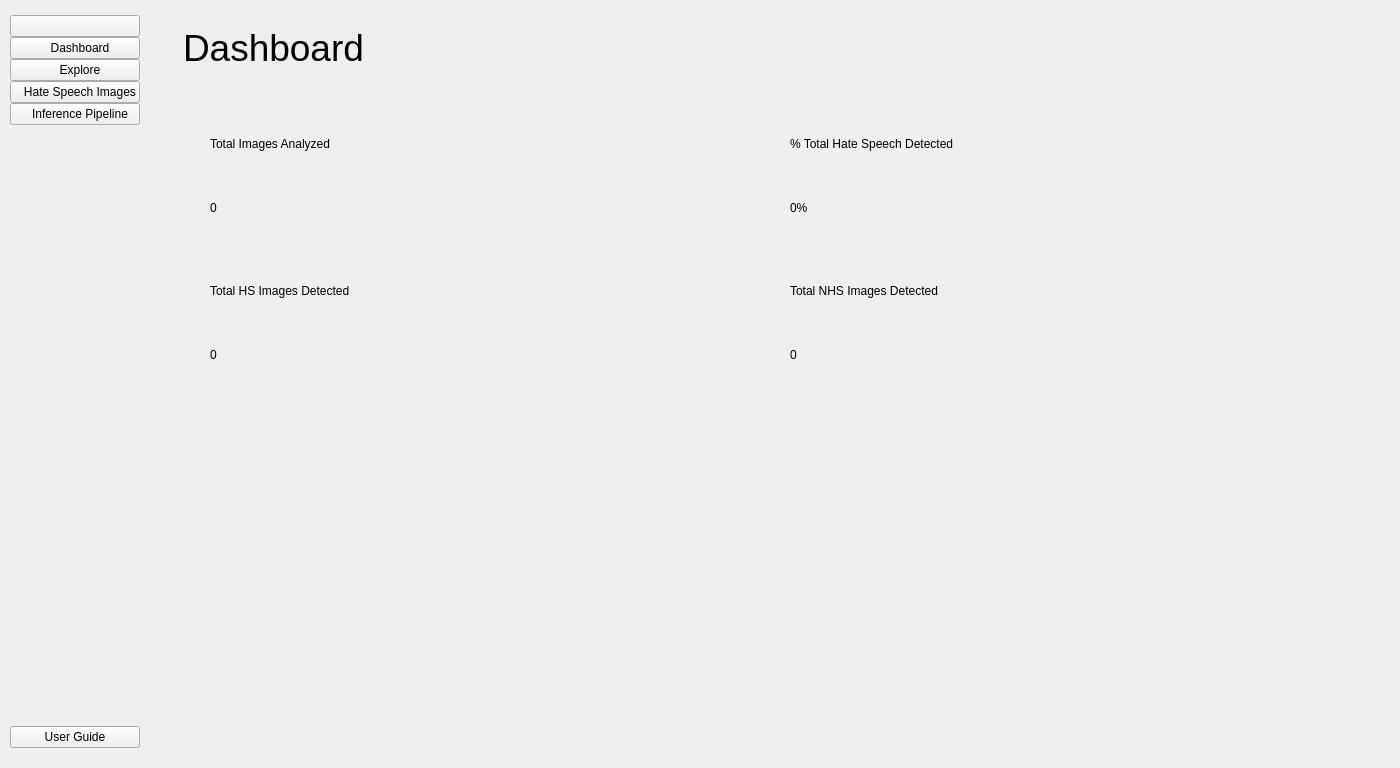
<?xml version="1.0" encoding="UTF-8"?>
<ui version="4.0">
 <class>MainWindow</class>
 <widget class="QMainWindow" name="MainWindow">
  <property name="geometry">
   <rect>
    <x>0</x>
    <y>0</y>
    <width>1400</width>
    <height>768</height>
   </rect>
  </property>
  <property name="windowTitle">
   <string>MainWindow</string>
  </property>
  <widget class="QWidget" name="centralwidget">
   <property name="autoFillBackground">
    <bool>false</bool>
   </property>
   <property name="styleSheet">
    <string notr="true"/>
   </property>
   <layout class="QGridLayout" name="gridLayout_4">
    <property name="leftMargin">
     <number>0</number>
    </property>
    <property name="topMargin">
     <number>0</number>
    </property>
    <property name="rightMargin">
     <number>0</number>
    </property>
    <property name="bottomMargin">
     <number>0</number>
    </property>
    <item row="0" column="1">
     <widget class="QFrame" name="frame_2">
      <property name="frameShape">
       <enum>QFrame::Shape::NoFrame</enum>
      </property>
      <layout class="QVBoxLayout" name="verticalLayout_2">
       <item>
        <widget class="QStackedWidget" name="pagesStackedWidget">
         <property name="styleSheet">
          <string notr="true">c</string>
         </property>
         <property name="currentIndex">
          <number>1</number>
         </property>
         <widget class="QWidget" name="page_Welcome">
          <property name="layoutDirection">
           <enum>Qt::LayoutDirection::LeftToRight</enum>
          </property>
          <layout class="QVBoxLayout" name="verticalLayout_Page_Welcome" stretch="0,0,0,0,0,0,0">
           <item>
            <spacer name="verticalSpacer_4">
             <property name="orientation">
              <enum>Qt::Orientation::Vertical</enum>
             </property>
             <property name="sizeType">
              <enum>QSizePolicy::Policy::Fixed</enum>
             </property>
             <property name="sizeHint" stdset="0">
              <size>
               <width>20</width>
               <height>70</height>
              </size>
             </property>
            </spacer>
           </item>
           <item>
            <widget class="QLabel" name="img_as_lbl_NeuralJAM_logo">
             <property name="text">
              <string/>
             </property>
             <property name="pixmap">
              <pixmap>../4_25_Updated_Program/assets/NeuralJAM_Logo_2.png</pixmap>
             </property>
            </widget>
           </item>
           <item>
            <widget class="QLabel" name="lbl_NeuralJam">
             <property name="text">
              <string>NeuralJAM</string>
             </property>
            </widget>
           </item>
           <item>
            <widget class="QLabel" name="lbl_Tagline">
             <property name="text">
              <string>Jammin' the toxicity out!</string>
             </property>
            </widget>
           </item>
           <item>
            <spacer name="verticalSpacer_5">
             <property name="orientation">
              <enum>Qt::Orientation::Vertical</enum>
             </property>
             <property name="sizeType">
              <enum>QSizePolicy::Policy::Fixed</enum>
             </property>
             <property name="sizeHint" stdset="0">
              <size>
               <width>20</width>
               <height>30</height>
              </size>
             </property>
            </spacer>
           </item>
           <item>
            <widget class="QPushButton" name="bttn_GetStarted">
             <property name="sizePolicy">
              <sizepolicy hsizetype="Fixed" vsizetype="Fixed">
               <horstretch>0</horstretch>
               <verstretch>0</verstretch>
              </sizepolicy>
             </property>
             <property name="layoutDirection">
              <enum>Qt::LayoutDirection::LeftToRight</enum>
             </property>
             <property name="text">
              <string>Get Started</string>
             </property>
             <property name="flat">
              <bool>false</bool>
             </property>
            </widget>
           </item>
           <item>
            <spacer name="verticalSpacer_3">
             <property name="orientation">
              <enum>Qt::Orientation::Vertical</enum>
             </property>
             <property name="sizeType">
              <enum>QSizePolicy::Policy::Fixed</enum>
             </property>
             <property name="sizeHint" stdset="0">
              <size>
               <width>20</width>
               <height>100</height>
              </size>
             </property>
            </spacer>
           </item>
          </layout>
         </widget>
         <widget class="QWidget" name="page_Dashboard">
          <layout class="QVBoxLayout" name="verticalLayout_3" stretch="0,90">
           <property name="spacing">
            <number>0</number>
           </property>
           <property name="leftMargin">
            <number>9</number>
           </property>
           <property name="topMargin">
            <number>9</number>
           </property>
           <property name="rightMargin">
            <number>9</number>
           </property>
           <property name="bottomMargin">
            <number>9</number>
           </property>
           <item>
            <widget class="QFrame" name="dshbrd_upper">
             <property name="styleSheet">
              <string notr="true"/>
             </property>
             <property name="frameShape">
              <enum>QFrame::Shape::NoFrame</enum>
             </property>
             <layout class="QHBoxLayout" name="horizontalLayout_2" stretch="90">
              <property name="leftMargin">
               <number>9</number>
              </property>
              <item>
               <widget class="QLabel" name="lbl_Dashboard">
                <property name="font">
                 <font>
                  <pointsize>28</pointsize>
                 </font>
                </property>
                <property name="text">
                 <string>Dashboard</string>
                </property>
               </widget>
              </item>
             </layout>
            </widget>
           </item>
           <item>
            <widget class="QFrame" name="dshbrd_lower">
             <property name="frameShape">
              <enum>QFrame::Shape::NoFrame</enum>
             </property>
             <layout class="QVBoxLayout" name="verticalLayout_4">
              <item>
               <widget class="QFrame" name="frm_Container">
                <property name="frameShape">
                 <enum>QFrame::Shape::NoFrame</enum>
                </property>
                <layout class="QHBoxLayout" name="horizontalLayout_5">
                 <item>
                  <widget class="QFrame" name="frm_KPI">
                   <property name="frameShape">
                    <enum>QFrame::Shape::NoFrame</enum>
                   </property>
                   <layout class="QGridLayout" name="gridLayout_3">
                    <item row="0" column="1">
                     <widget class="QFrame" name="frm_TotalHSPercentage">
                      <property name="frameShape">
                       <enum>QFrame::Shape::NoFrame</enum>
                      </property>
                      <layout class="QVBoxLayout" name="verticalLayout_12">
                       <item>
                        <widget class="QLabel" name="lbl_TotalHSPercentage">
                         <property name="text">
                          <string>% Total Hate Speech Detected</string>
                         </property>
                        </widget>
                       </item>
                       <item>
                        <widget class="QLabel" name="lbl_num_TotalHSPercentage">
                         <property name="text">
                          <string>0%</string>
                         </property>
                        </widget>
                       </item>
                      </layout>
                     </widget>
                    </item>
                    <item row="1" column="1">
                     <widget class="QFrame" name="frm_TotalNHSImages">
                      <property name="frameShape">
                       <enum>QFrame::Shape::NoFrame</enum>
                      </property>
                      <layout class="QVBoxLayout" name="verticalLayout_14">
                       <item>
                        <widget class="QLabel" name="lbl_TotalNHHSImages">
                         <property name="text">
                          <string>Total NHS Images Detected</string>
                         </property>
                        </widget>
                       </item>
                       <item>
                        <widget class="QLabel" name="lbl_num_TotalNHSImages">
                         <property name="text">
                          <string>0</string>
                         </property>
                        </widget>
                       </item>
                      </layout>
                     </widget>
                    </item>
                    <item row="1" column="0">
                     <widget class="QFrame" name="frm_TotalHSImages">
                      <property name="frameShape">
                       <enum>QFrame::Shape::NoFrame</enum>
                      </property>
                      <layout class="QVBoxLayout" name="verticalLayout_13">
                       <item>
                        <widget class="QLabel" name="lbl_TotalHSImages">
                         <property name="text">
                          <string>Total HS Images Detected</string>
                         </property>
                        </widget>
                       </item>
                       <item>
                        <widget class="QLabel" name="lbl_num_TotalHSImages">
                         <property name="text">
                          <string>0</string>
                         </property>
                        </widget>
                       </item>
                      </layout>
                     </widget>
                    </item>
                    <item row="0" column="0">
                     <widget class="QFrame" name="frm_TotalImages">
                      <property name="frameShape">
                       <enum>QFrame::Shape::NoFrame</enum>
                      </property>
                      <layout class="QVBoxLayout" name="verticalLayout_11" stretch="0,0">
                       <item>
                        <widget class="QLabel" name="lbl_TotalImages">
                         <property name="text">
                          <string>Total Images Analyzed</string>
                         </property>
                        </widget>
                       </item>
                       <item>
                        <widget class="QLabel" name="lbl_num_TotalImages">
                         <property name="text">
                          <string>0</string>
                         </property>
                        </widget>
                       </item>
                      </layout>
                     </widget>
                    </item>
                   </layout>
                  </widget>
                 </item>
                </layout>
               </widget>
              </item>
              <item>
               <widget class="QFrame" name="frm_lower">
                <property name="frameShape">
                 <enum>QFrame::Shape::NoFrame</enum>
                </property>
                <layout class="QHBoxLayout" name="horizontalLayout_7">
                 <item>
                  <widget class="QFrame" name="frm_folders">
                   <property name="frameShape">
                    <enum>QFrame::Shape::NoFrame</enum>
                   </property>
                   <layout class="QVBoxLayout" name="verticalLayout_9"/>
                  </widget>
                 </item>
                 <item>
                  <widget class="QFrame" name="frm_chart">
                   <property name="frameShape">
                    <enum>QFrame::Shape::NoFrame</enum>
                   </property>
                   <property name="frameShadow">
                    <enum>QFrame::Shadow::Raised</enum>
                   </property>
                   <layout class="QHBoxLayout" name="horizontalLayout"/>
                  </widget>
                 </item>
                </layout>
               </widget>
              </item>
             </layout>
            </widget>
           </item>
          </layout>
         </widget>
         <widget class="QWidget" name="page_Explore">
          <layout class="QVBoxLayout" name="verticalLayout_5" stretch="0,0">
           <property name="spacing">
            <number>6</number>
           </property>
           <property name="leftMargin">
            <number>9</number>
           </property>
           <property name="topMargin">
            <number>9</number>
           </property>
           <property name="rightMargin">
            <number>9</number>
           </property>
           <property name="bottomMargin">
            <number>9</number>
           </property>
           <item>
            <widget class="QFrame" name="explr_upper">
             <property name="styleSheet">
              <string notr="true"/>
             </property>
             <property name="frameShape">
              <enum>QFrame::Shape::NoFrame</enum>
             </property>
             <property name="lineWidth">
              <number>0</number>
             </property>
             <layout class="QHBoxLayout" name="horizontalLayout_3" stretch="80,0,10">
              <property name="leftMargin">
               <number>9</number>
              </property>
              <item>
               <widget class="QLabel" name="lbl_Explore">
                <property name="font">
                 <font>
                  <pointsize>28</pointsize>
                 </font>
                </property>
                <property name="text">
                 <string>Explore</string>
                </property>
               </widget>
              </item>
              <item>
               <widget class="QPushButton" name="bttn_Info">
                <property name="text">
                 <string>Info</string>
                </property>
               </widget>
              </item>
              <item>
               <widget class="QPushButton" name="bttn_Explore">
                <property name="sizePolicy">
                 <sizepolicy hsizetype="Fixed" vsizetype="Fixed">
                  <horstretch>0</horstretch>
                  <verstretch>0</verstretch>
                 </sizepolicy>
                </property>
                <property name="text">
                 <string>Explore</string>
                </property>
               </widget>
              </item>
             </layout>
            </widget>
           </item>
           <item>
            <widget class="QFrame" name="explr_lower">
             <property name="frameShape">
              <enum>QFrame::Shape::NoFrame</enum>
             </property>
             <layout class="QVBoxLayout" name="verticalLayout_7">
              <item>
               <widget class="QLabel" name="lbl_Folders">
                <property name="font">
                 <font>
                  <family>Exo</family>
                  <pointsize>14</pointsize>
                 </font>
                </property>
                <property name="text">
                 <string>Folders</string>
                </property>
               </widget>
              </item>
              <item>
               <widget class="QScrollArea" name="scrollArea_explr_Folders">
                <property name="widgetResizable">
                 <bool>true</bool>
                </property>
                <widget class="QWidget" name="scrollArea_explr_Folders_Content">
                 <property name="geometry">
                  <rect>
                   <x>0</x>
                   <y>0</y>
                   <width>1134</width>
                   <height>264</height>
                  </rect>
                 </property>
                 <layout class="QGridLayout" name="gridLayout_5">
                  <item row="0" column="0">
                   <widget class="QPushButton" name="bttn_ScannedFolder_Example_1">
                    <property name="text">
                     <string>Folder1</string>
                    </property>
                   </widget>
                  </item>
                  <item row="0" column="2">
                   <widget class="QPushButton" name="bttn_ScannedFolder_Example_3">
                    <property name="text">
                     <string>Folder3</string>
                    </property>
                   </widget>
                  </item>
                  <item row="0" column="1">
                   <widget class="QPushButton" name="bttn_ScannedFolder_Example_2">
                    <property name="text">
                     <string>Folder2</string>
                    </property>
                   </widget>
                  </item>
                 </layout>
                </widget>
               </widget>
              </item>
              <item>
               <widget class="QLabel" name="lbl_AllImages">
                <property name="font">
                 <font>
                  <family>Exo</family>
                  <pointsize>14</pointsize>
                 </font>
                </property>
                <property name="text">
                 <string>All Images</string>
                </property>
               </widget>
              </item>
              <item>
               <widget class="QScrollArea" name="scrllArea_explr_AllImages">
                <property name="widgetResizable">
                 <bool>true</bool>
                </property>
                <widget class="QWidget" name="scrllArea_explr_AllImages_Content">
                 <property name="geometry">
                  <rect>
                   <x>0</x>
                   <y>0</y>
                   <width>1134</width>
                   <height>264</height>
                  </rect>
                 </property>
                 <layout class="QGridLayout" name="gridLayout"/>
                </widget>
               </widget>
              </item>
             </layout>
            </widget>
           </item>
          </layout>
         </widget>
         <widget class="QWidget" name="page_HateSpeechImage">
          <layout class="QVBoxLayout" name="verticalLayout_6" stretch="10,90">
           <item>
            <widget class="QFrame" name="hsImage_upper">
             <property name="styleSheet">
              <string notr="true"/>
             </property>
             <property name="frameShape">
              <enum>QFrame::Shape::NoFrame</enum>
             </property>
             <layout class="QHBoxLayout" name="horizontalLayout_4" stretch="80,10">
              <property name="leftMargin">
               <number>9</number>
              </property>
              <item>
               <widget class="QLabel" name="lbl_HateSpeechImages">
                <property name="font">
                 <font>
                  <pointsize>28</pointsize>
                 </font>
                </property>
                <property name="text">
                 <string>Hate Speech Images</string>
                </property>
               </widget>
              </item>
              <item>
               <widget class="QPushButton" name="bttn_GenerateReport">
                <property name="sizePolicy">
                 <sizepolicy hsizetype="Fixed" vsizetype="Fixed">
                  <horstretch>0</horstretch>
                  <verstretch>0</verstretch>
                 </sizepolicy>
                </property>
                <property name="text">
                 <string>Generate Report</string>
                </property>
               </widget>
              </item>
             </layout>
            </widget>
           </item>
           <item>
            <widget class="QFrame" name="hsImage_lower">
             <property name="frameShape">
              <enum>QFrame::Shape::NoFrame</enum>
             </property>
             <layout class="QVBoxLayout" name="verticalLayout_8">
              <item>
               <widget class="QScrollArea" name="scrllArea_hsImage_lower">
                <property name="widgetResizable">
                 <bool>true</bool>
                </property>
                <widget class="QWidget" name="scrllArea_hsImage_lower_scrollAreaWidgetContents">
                 <property name="geometry">
                  <rect>
                   <x>0</x>
                   <y>0</y>
                   <width>1130</width>
                   <height>608</height>
                  </rect>
                 </property>
                 <layout class="QGridLayout" name="gridLayout_2">
                  <item row="0" column="1">
                   <widget class="QLabel" name="img_HS_Sample">
                    <property name="text">
                     <string>TextLabel</string>
                    </property>
                   </widget>
                  </item>
                  <item row="0" column="3">
                   <widget class="QLabel" name="img_HS_Sample_4">
                    <property name="text">
                     <string>TextLabel</string>
                    </property>
                   </widget>
                  </item>
                  <item row="0" column="2">
                   <widget class="QLabel" name="img_HS_Sample_3">
                    <property name="text">
                     <string>TextLabel</string>
                    </property>
                   </widget>
                  </item>
                  <item row="1" column="1">
                   <widget class="QLabel" name="img_HS_Sample_2">
                    <property name="text">
                     <string>TextLabel</string>
                    </property>
                   </widget>
                  </item>
                 </layout>
                </widget>
               </widget>
              </item>
             </layout>
            </widget>
           </item>
          </layout>
         </widget>
         <widget class="QWidget" name="page_InferencePipeline">
          <layout class="QVBoxLayout" name="verticalLayout_10" stretch="10,90">
           <item>
            <widget class="QFrame" name="inferencePipeline_upper">
             <property name="styleSheet">
              <string notr="true"/>
             </property>
             <property name="frameShape">
              <enum>QFrame::Shape::NoFrame</enum>
             </property>
             <layout class="QHBoxLayout" name="horizontalLayout_8" stretch="90,0">
              <property name="leftMargin">
               <number>11</number>
              </property>
              <item>
               <widget class="QLabel" name="lbl_inferencePipeline">
                <property name="font">
                 <font>
                  <pointsize>28</pointsize>
                 </font>
                </property>
                <property name="text">
                 <string>Inference Pipeline</string>
                </property>
               </widget>
              </item>
              <item>
               <widget class="QComboBox" name="comboBox">
                <property name="editable">
                 <bool>false</bool>
                </property>
                <property name="currentText">
                 <string/>
                </property>
               </widget>
              </item>
             </layout>
            </widget>
           </item>
           <item>
            <widget class="QFrame" name="inferencePipeline_lower">
             <property name="frameShape">
              <enum>QFrame::Shape::NoFrame</enum>
             </property>
             <layout class="QVBoxLayout" name="verticalLayout_16">
              <item>
               <widget class="QTableWidget" name="ipo_table"/>
              </item>
             </layout>
            </widget>
           </item>
          </layout>
         </widget>
         <widget class="QWidget" name="page_ExploredFolder">
          <layout class="QVBoxLayout" name="verticalLayout_15" stretch="10,90">
           <item>
            <widget class="QFrame" name="exploredFolder_upper">
             <property name="styleSheet">
              <string notr="true"/>
             </property>
             <property name="frameShape">
              <enum>QFrame::Shape::NoFrame</enum>
             </property>
             <property name="lineWidth">
              <number>0</number>
             </property>
             <layout class="QHBoxLayout" name="horizontalLayout_6" stretch="0,80,10">
              <property name="leftMargin">
               <number>11</number>
              </property>
              <item>
               <widget class="QPushButton" name="bttn_Back">
                <property name="text">
                 <string/>
                </property>
                <property name="icon">
                 <iconset>
                  <normaloff>assets/back_black.png</normaloff>assets/back_black.png</iconset>
                </property>
                <property name="iconSize">
                 <size>
                  <width>20</width>
                  <height>20</height>
                 </size>
                </property>
                <property name="flat">
                 <bool>true</bool>
                </property>
               </widget>
              </item>
              <item>
               <widget class="QLabel" name="lbl_ExploredFolderPath">
                <property name="font">
                 <font>
                  <pointsize>28</pointsize>
                 </font>
                </property>
                <property name="text">
                 <string>Explore &gt;&gt; Name of Folder</string>
                </property>
               </widget>
              </item>
              <item>
               <widget class="QPushButton" name="bttn_DeleteThisFolder">
                <property name="text">
                 <string>Delete this Folder</string>
                </property>
               </widget>
              </item>
             </layout>
            </widget>
           </item>
           <item>
            <widget class="QFrame" name="frame">
             <property name="frameShape">
              <enum>QFrame::Shape::StyledPanel</enum>
             </property>
             <property name="frameShadow">
              <enum>QFrame::Shadow::Raised</enum>
             </property>
             <layout class="QHBoxLayout" name="horizontalLayout_9">
              <item>
               <widget class="QScrollArea" name="scrollArea_exploredFolder">
                <property name="widgetResizable">
                 <bool>true</bool>
                </property>
                <widget class="QWidget" name="scrllArea_exploredFolder_Content">
                 <property name="geometry">
                  <rect>
                   <x>0</x>
                   <y>0</y>
                   <width>1128</width>
                   <height>606</height>
                  </rect>
                 </property>
                 <layout class="QGridLayout" name="gridLayout_6"/>
                </widget>
               </widget>
              </item>
             </layout>
            </widget>
           </item>
          </layout>
         </widget>
        </widget>
       </item>
      </layout>
     </widget>
    </item>
    <item row="0" column="0">
     <widget class="QFrame" name="frm_leftSideBar">
      <property name="enabled">
       <bool>true</bool>
      </property>
      <property name="styleSheet">
       <string notr="true"/>
      </property>
      <property name="frameShape">
       <enum>QFrame::Shape::NoFrame</enum>
      </property>
      <layout class="QVBoxLayout" name="verticalLayout">
       <property name="spacing">
        <number>0</number>
       </property>
       <property name="leftMargin">
        <number>10</number>
       </property>
       <property name="topMargin">
        <number>0</number>
       </property>
       <property name="rightMargin">
        <number>10</number>
       </property>
       <property name="bottomMargin">
        <number>0</number>
       </property>
       <item>
        <widget class="QLabel" name="lbl_sideBar_Icon">
         <property name="sizePolicy">
          <sizepolicy hsizetype="Fixed" vsizetype="Fixed">
           <horstretch>0</horstretch>
           <verstretch>0</verstretch>
          </sizepolicy>
         </property>
         <property name="font">
          <font>
           <pointsize>10</pointsize>
          </font>
         </property>
         <property name="text">
          <string/>
         </property>
         <property name="pixmap">
          <pixmap>assets/NeuralJAM_Logo_60x60.png</pixmap>
         </property>
         <property name="scaledContents">
          <bool>false</bool>
         </property>
         <property name="margin">
          <number>0</number>
         </property>
        </widget>
       </item>
       <item>
        <widget class="QPushButton" name="bttn_sideBar_Hamburger">
         <property name="enabled">
          <bool>true</bool>
         </property>
         <property name="autoFillBackground">
          <bool>false</bool>
         </property>
         <property name="styleSheet">
          <string notr="true"/>
         </property>
         <property name="text">
          <string/>
         </property>
         <property name="icon">
          <iconset>
           <normaloff>assets/hamburgerIcon_black.png</normaloff>assets/hamburgerIcon_black.png</iconset>
         </property>
         <property name="autoDefault">
          <bool>false</bool>
         </property>
         <property name="default">
          <bool>false</bool>
         </property>
         <property name="flat">
          <bool>false</bool>
         </property>
        </widget>
       </item>
       <item>
        <widget class="QPushButton" name="bttn_sideBar_Dashboard">
         <property name="enabled">
          <bool>true</bool>
         </property>
         <property name="autoFillBackground">
          <bool>false</bool>
         </property>
         <property name="styleSheet">
          <string notr="true"/>
         </property>
         <property name="text">
          <string>   Dashboard</string>
         </property>
         <property name="autoDefault">
          <bool>false</bool>
         </property>
         <property name="default">
          <bool>false</bool>
         </property>
         <property name="flat">
          <bool>false</bool>
         </property>
        </widget>
       </item>
       <item>
        <widget class="QPushButton" name="bttn_sideBar_Explore">
         <property name="enabled">
          <bool>true</bool>
         </property>
         <property name="autoFillBackground">
          <bool>false</bool>
         </property>
         <property name="styleSheet">
          <string notr="true"/>
         </property>
         <property name="text">
          <string>   Explore</string>
         </property>
         <property name="autoDefault">
          <bool>false</bool>
         </property>
         <property name="default">
          <bool>false</bool>
         </property>
         <property name="flat">
          <bool>false</bool>
         </property>
        </widget>
       </item>
       <item>
        <widget class="QPushButton" name="bttn_sideBar_HateSpeechImages">
         <property name="enabled">
          <bool>true</bool>
         </property>
         <property name="autoFillBackground">
          <bool>false</bool>
         </property>
         <property name="styleSheet">
          <string notr="true"/>
         </property>
         <property name="text">
          <string>   Hate Speech Images</string>
         </property>
         <property name="autoDefault">
          <bool>false</bool>
         </property>
         <property name="default">
          <bool>false</bool>
         </property>
         <property name="flat">
          <bool>false</bool>
         </property>
        </widget>
       </item>
       <item>
        <widget class="QPushButton" name="bttn_sideBar_InferencePipeline">
         <property name="enabled">
          <bool>true</bool>
         </property>
         <property name="autoFillBackground">
          <bool>false</bool>
         </property>
         <property name="styleSheet">
          <string notr="true"/>
         </property>
         <property name="text">
          <string>   Inference Pipeline</string>
         </property>
         <property name="autoDefault">
          <bool>false</bool>
         </property>
         <property name="default">
          <bool>false</bool>
         </property>
         <property name="flat">
          <bool>false</bool>
         </property>
        </widget>
       </item>
       <item>
        <spacer name="verticalSpacer">
         <property name="orientation">
          <enum>Qt::Orientation::Vertical</enum>
         </property>
         <property name="sizeHint" stdset="0">
          <size>
           <width>20</width>
           <height>40</height>
          </size>
         </property>
        </spacer>
       </item>
       <item>
        <widget class="QPushButton" name="bttn_sideBar_UserGuide">
         <property name="autoFillBackground">
          <bool>false</bool>
         </property>
         <property name="styleSheet">
          <string notr="true"/>
         </property>
         <property name="text">
          <string>User Guide</string>
         </property>
         <property name="default">
          <bool>false</bool>
         </property>
         <property name="flat">
          <bool>false</bool>
         </property>
        </widget>
       </item>
       <item>
        <spacer name="verticalSpacer_2">
         <property name="orientation">
          <enum>Qt::Orientation::Vertical</enum>
         </property>
         <property name="sizeType">
          <enum>QSizePolicy::Policy::Fixed</enum>
         </property>
         <property name="sizeHint" stdset="0">
          <size>
           <width>20</width>
           <height>20</height>
          </size>
         </property>
        </spacer>
       </item>
      </layout>
     </widget>
    </item>
   </layout>
  </widget>
 </widget>
 <resources/>
 <connections/>
</ui>
